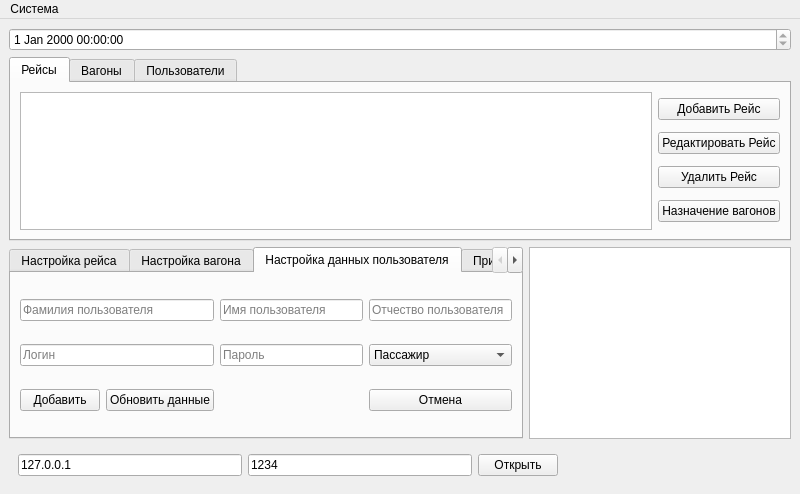
<?xml version="1.0" encoding="UTF-8"?>
<ui version="4.0">
 <class>Gui</class>
 <widget class="QMainWindow" name="Gui">
  <property name="geometry">
   <rect>
    <x>0</x>
    <y>0</y>
    <width>800</width>
    <height>494</height>
   </rect>
  </property>
  <property name="windowTitle">
   <string>Консоль сервера</string>
  </property>
  <property name="windowIcon">
   <iconset>
    <normalon>:/resourse/train.ico</normalon>
   </iconset>
  </property>
  <widget class="QWidget" name="centralwidget">
   <layout class="QGridLayout" name="gridLayout_3">
    <item row="0" column="0">
     <widget class="QDateTimeEdit" name="DateTime">
      <property name="readOnly">
       <bool>true</bool>
      </property>
      <property name="currentSection">
       <enum>QDateTimeEdit::DaySection</enum>
      </property>
     </widget>
    </item>
    <item row="1" column="0">
     <widget class="QTabWidget" name="tabWidget">
      <property name="currentIndex">
       <number>0</number>
      </property>
      <widget class="QWidget" name="Flights">
       <attribute name="title">
        <string>Рейсы</string>
       </attribute>
       <layout class="QGridLayout" name="gridLayout">
        <item row="0" column="0">
         <widget class="QTableView" name="Database_Flight">
          <property name="sizeAdjustPolicy">
           <enum>QAbstractScrollArea::AdjustToContents</enum>
          </property>
          <property name="editTriggers">
           <set>QAbstractItemView::AnyKeyPressed|QAbstractItemView::EditKeyPressed</set>
          </property>
          <property name="selectionMode">
           <enum>QAbstractItemView::SingleSelection</enum>
          </property>
          <property name="selectionBehavior">
           <enum>QAbstractItemView::SelectRows</enum>
          </property>
          <attribute name="horizontalHeaderCascadingSectionResizes">
           <bool>true</bool>
          </attribute>
          <attribute name="horizontalHeaderStretchLastSection">
           <bool>true</bool>
          </attribute>
          <attribute name="verticalHeaderVisible">
           <bool>false</bool>
          </attribute>
         </widget>
        </item>
        <item row="0" column="2">
         <layout class="QVBoxLayout" name="verticalLayout_2">
          <property name="leftMargin">
           <number>0</number>
          </property>
          <item>
           <widget class="QPushButton" name="AddFlight">
            <property name="text">
             <string>Добавить Рейс</string>
            </property>
           </widget>
          </item>
          <item>
           <widget class="QPushButton" name="EditFlight">
            <property name="text">
             <string>Редактировать Рейс</string>
            </property>
           </widget>
          </item>
          <item>
           <widget class="QPushButton" name="DeleteFlight">
            <property name="text">
             <string>Удалить Рейс</string>
            </property>
           </widget>
          </item>
          <item>
           <widget class="QPushButton" name="Connect">
            <property name="text">
             <string>Назначение вагонов</string>
            </property>
           </widget>
          </item>
         </layout>
        </item>
       </layout>
      </widget>
      <widget class="QWidget" name="Carriage">
       <attribute name="title">
        <string>Вагоны</string>
       </attribute>
       <layout class="QHBoxLayout" name="horizontalLayout_4">
        <item>
         <widget class="QTableView" name="Database_carriage">
          <property name="sizeAdjustPolicy">
           <enum>QAbstractScrollArea::AdjustToContents</enum>
          </property>
          <property name="editTriggers">
           <set>QAbstractItemView::AnyKeyPressed|QAbstractItemView::EditKeyPressed</set>
          </property>
          <property name="selectionMode">
           <enum>QAbstractItemView::SingleSelection</enum>
          </property>
          <property name="selectionBehavior">
           <enum>QAbstractItemView::SelectRows</enum>
          </property>
          <attribute name="horizontalHeaderCascadingSectionResizes">
           <bool>true</bool>
          </attribute>
          <attribute name="horizontalHeaderStretchLastSection">
           <bool>true</bool>
          </attribute>
          <attribute name="verticalHeaderVisible">
           <bool>false</bool>
          </attribute>
         </widget>
        </item>
        <item>
         <layout class="QVBoxLayout" name="verticalLayout_3">
          <item>
           <widget class="QPushButton" name="AddCarriage">
            <property name="text">
             <string>Добавить вагон</string>
            </property>
           </widget>
          </item>
          <item>
           <widget class="QPushButton" name="EditCarriage">
            <property name="text">
             <string>Редактировать вагон</string>
            </property>
           </widget>
          </item>
          <item>
           <widget class="QPushButton" name="DeleteCarriage">
            <property name="text">
             <string>Удалить вагон</string>
            </property>
           </widget>
          </item>
         </layout>
        </item>
       </layout>
      </widget>
      <widget class="QWidget" name="Users">
       <attribute name="title">
        <string>Пользователи</string>
       </attribute>
       <layout class="QHBoxLayout" name="horizontalLayout_5">
        <item>
         <widget class="QTableView" name="Database_Users">
          <property name="sizeAdjustPolicy">
           <enum>QAbstractScrollArea::AdjustToContents</enum>
          </property>
          <property name="editTriggers">
           <set>QAbstractItemView::AnyKeyPressed|QAbstractItemView::EditKeyPressed</set>
          </property>
          <property name="selectionMode">
           <enum>QAbstractItemView::SingleSelection</enum>
          </property>
          <property name="selectionBehavior">
           <enum>QAbstractItemView::SelectRows</enum>
          </property>
          <attribute name="horizontalHeaderCascadingSectionResizes">
           <bool>true</bool>
          </attribute>
          <attribute name="horizontalHeaderStretchLastSection">
           <bool>true</bool>
          </attribute>
         </widget>
        </item>
        <item>
         <layout class="QVBoxLayout" name="verticalLayout_4">
          <item>
           <widget class="QPushButton" name="AddUser">
            <property name="text">
             <string>Добавить пользователя</string>
            </property>
           </widget>
          </item>
          <item>
           <widget class="QPushButton" name="EditUser">
            <property name="text">
             <string>Редактировать пользователя</string>
            </property>
           </widget>
          </item>
          <item>
           <widget class="QPushButton" name="DeleteUser">
            <property name="text">
             <string>Удалить пользователя</string>
            </property>
           </widget>
          </item>
         </layout>
        </item>
       </layout>
      </widget>
     </widget>
    </item>
    <item row="3" column="0">
     <layout class="QHBoxLayout" name="horizontalLayout_2">
      <item>
       <widget class="QTabWidget" name="Settings">
        <property name="enabled">
         <bool>true</bool>
        </property>
        <property name="currentIndex">
         <number>2</number>
        </property>
        <widget class="QWidget" name="Flight_settings">
         <property name="enabled">
          <bool>true</bool>
         </property>
         <attribute name="title">
          <string>Настройка рейса</string>
         </attribute>
         <layout class="QGridLayout" name="gridLayout_2">
          <item row="1" column="1">
           <widget class="QLineEdit" name="Finish_flight">
            <property name="placeholderText">
             <string>Пункт назначения</string>
            </property>
           </widget>
          </item>
          <item row="4" column="0">
           <layout class="QHBoxLayout" name="horizontalLayout_8">
            <item>
             <widget class="QPushButton" name="add_filght">
              <property name="text">
               <string>Добавить</string>
              </property>
             </widget>
            </item>
            <item>
             <widget class="QPushButton" name="Update_flight">
              <property name="text">
               <string>Обновить данные</string>
              </property>
             </widget>
            </item>
           </layout>
          </item>
          <item row="0" column="4" rowspan="5">
           <layout class="QFormLayout" name="Day_of">
            <item row="0" column="1">
             <widget class="QCheckBox" name="Thirsday">
              <property name="text">
               <string>Вторник</string>
              </property>
             </widget>
            </item>
            <item row="1" column="0">
             <widget class="QCheckBox" name="Wensday">
              <property name="text">
               <string>Среда</string>
              </property>
             </widget>
            </item>
            <item row="2" column="0">
             <widget class="QCheckBox" name="Friday">
              <property name="text">
               <string>Пятница</string>
              </property>
             </widget>
            </item>
            <item row="2" column="1">
             <widget class="QCheckBox" name="Saturday">
              <property name="text">
               <string>Суббота</string>
              </property>
             </widget>
            </item>
            <item row="3" column="0">
             <widget class="QCheckBox" name="Sunday">
              <property name="text">
               <string>Воскресенье</string>
              </property>
             </widget>
            </item>
            <item row="0" column="0">
             <widget class="QCheckBox" name="Monday">
              <property name="text">
               <string>Понедельник</string>
              </property>
             </widget>
            </item>
            <item row="1" column="1">
             <widget class="QCheckBox" name="Thursday">
              <property name="text">
               <string>Четверг</string>
              </property>
             </widget>
            </item>
           </layout>
          </item>
          <item row="0" column="0">
           <widget class="QLineEdit" name="Number_flight">
            <property name="placeholderText">
             <string>Номер рейса</string>
            </property>
           </widget>
          </item>
          <item row="2" column="0">
           <widget class="QTimeEdit" name="Time_flight"/>
          </item>
          <item row="1" column="0">
           <widget class="QLineEdit" name="Start_flight">
            <property name="placeholderText">
             <string>Пункт отправления</string>
            </property>
           </widget>
          </item>
          <item row="4" column="1">
           <widget class="QPushButton" name="Cancel_flight">
            <property name="text">
             <string>Отмена</string>
            </property>
           </widget>
          </item>
         </layout>
        </widget>
        <widget class="QWidget" name="Carriage_settings">
         <property name="enabled">
          <bool>true</bool>
         </property>
         <attribute name="title">
          <string>Настройка вагона</string>
         </attribute>
         <layout class="QGridLayout" name="gridLayout_5">
          <property name="sizeConstraint">
           <enum>QLayout::SetNoConstraint</enum>
          </property>
          <item row="0" column="0">
           <widget class="QLineEdit" name="Number_carriage">
            <property name="placeholderText">
             <string>Номер вагона</string>
            </property>
           </widget>
          </item>
          <item row="0" column="1">
           <widget class="QComboBox" name="Type_carriage">
            <item>
             <property name="text">
              <string>Плацкарт</string>
             </property>
            </item>
            <item>
             <property name="text">
              <string>Купе</string>
             </property>
            </item>
            <item>
             <property name="text">
              <string>Бизнес</string>
             </property>
            </item>
            <item>
             <property name="text">
              <string>Ресторан</string>
             </property>
            </item>
           </widget>
          </item>
          <item row="1" column="0">
           <widget class="QLineEdit" name="Place_carriage">
            <property name="sizeIncrement">
             <size>
              <width>46</width>
              <height>0</height>
             </size>
            </property>
            <property name="placeholderText">
             <string>Количество мест</string>
            </property>
           </widget>
          </item>
          <item row="1" column="1">
           <widget class="QLineEdit" name="Value">
            <property name="placeholderText">
             <string>Стоимость поездки</string>
            </property>
           </widget>
          </item>
          <item row="2" column="1">
           <widget class="QPushButton" name="Cancel_carriage">
            <property name="text">
             <string>Отмена</string>
            </property>
           </widget>
          </item>
          <item row="2" column="0">
           <layout class="QHBoxLayout" name="horizontalLayout_6">
            <item>
             <widget class="QPushButton" name="Add_carriage">
              <property name="text">
               <string>Добавить</string>
              </property>
             </widget>
            </item>
            <item>
             <widget class="QPushButton" name="Update_carriage">
              <property name="text">
               <string>Обновить данные</string>
              </property>
             </widget>
            </item>
           </layout>
          </item>
         </layout>
        </widget>
        <widget class="QWidget" name="User_settings">
         <property name="enabled">
          <bool>true</bool>
         </property>
         <attribute name="title">
          <string>Настройка данных пользователя</string>
         </attribute>
         <layout class="QGridLayout" name="gridLayout_4">
          <item row="1" column="2">
           <widget class="QComboBox" name="Role_user">
            <item>
             <property name="text">
              <string>Пассажир</string>
             </property>
            </item>
            <item>
             <property name="text">
              <string>Кассир</string>
             </property>
            </item>
            <item>
             <property name="text">
              <string>Админ</string>
             </property>
            </item>
           </widget>
          </item>
          <item row="1" column="1">
           <widget class="QLineEdit" name="Password_user">
            <property name="placeholderText">
             <string>Пароль</string>
            </property>
           </widget>
          </item>
          <item row="0" column="1">
           <widget class="QLineEdit" name="Name">
            <property name="placeholderText">
             <string>Имя пользователя</string>
            </property>
           </widget>
          </item>
          <item row="0" column="2">
           <widget class="QLineEdit" name="Last_name">
            <property name="placeholderText">
             <string>Отчество пользователя</string>
            </property>
           </widget>
          </item>
          <item row="2" column="2">
           <widget class="QPushButton" name="Cancel_user">
            <property name="text">
             <string>Отмена</string>
            </property>
           </widget>
          </item>
          <item row="0" column="0">
           <widget class="QLineEdit" name="First_name">
            <property name="placeholderText">
             <string>Фамилия пользователя</string>
            </property>
           </widget>
          </item>
          <item row="1" column="0">
           <widget class="QLineEdit" name="Login_user">
            <property name="placeholderText">
             <string>Логин</string>
            </property>
           </widget>
          </item>
          <item row="2" column="0">
           <layout class="QHBoxLayout" name="horizontalLayout_7">
            <item>
             <widget class="QPushButton" name="Add_User">
              <property name="text">
               <string>Добавить</string>
              </property>
             </widget>
            </item>
            <item>
             <widget class="QPushButton" name="Update_user">
              <property name="text">
               <string>Обновить данные</string>
              </property>
             </widget>
            </item>
           </layout>
          </item>
         </layout>
        </widget>
        <widget class="QWidget" name="Carriage_toFlight_settings">
         <attribute name="title">
          <string>Присоединение вагонов</string>
         </attribute>
         <layout class="QGridLayout" name="gridLayout_6">
          <item row="2" column="2">
           <widget class="QTableView" name="Carriage_no_Flight">
            <property name="sizeAdjustPolicy">
             <enum>QAbstractScrollArea::AdjustToContents</enum>
            </property>
            <property name="editTriggers">
             <set>QAbstractItemView::AnyKeyPressed|QAbstractItemView::EditKeyPressed</set>
            </property>
            <property name="selectionMode">
             <enum>QAbstractItemView::SingleSelection</enum>
            </property>
            <property name="selectionBehavior">
             <enum>QAbstractItemView::SelectRows</enum>
            </property>
            <attribute name="horizontalHeaderCascadingSectionResizes">
             <bool>true</bool>
            </attribute>
            <attribute name="horizontalHeaderStretchLastSection">
             <bool>true</bool>
            </attribute>
            <attribute name="verticalHeaderVisible">
             <bool>false</bool>
            </attribute>
           </widget>
          </item>
          <item row="3" column="2">
           <widget class="QPushButton" name="Close">
            <property name="text">
             <string>Закончить</string>
            </property>
           </widget>
          </item>
          <item row="2" column="0">
           <widget class="QTableView" name="Carriage_on_Flight">
            <property name="sizeAdjustPolicy">
             <enum>QAbstractScrollArea::AdjustToContents</enum>
            </property>
            <property name="editTriggers">
             <set>QAbstractItemView::AnyKeyPressed|QAbstractItemView::EditKeyPressed</set>
            </property>
            <property name="selectionMode">
             <enum>QAbstractItemView::SingleSelection</enum>
            </property>
            <property name="selectionBehavior">
             <enum>QAbstractItemView::SelectRows</enum>
            </property>
            <attribute name="horizontalHeaderCascadingSectionResizes">
             <bool>true</bool>
            </attribute>
            <attribute name="horizontalHeaderStretchLastSection">
             <bool>true</bool>
            </attribute>
            <attribute name="verticalHeaderVisible">
             <bool>false</bool>
            </attribute>
           </widget>
          </item>
          <item row="2" column="1">
           <layout class="QVBoxLayout" name="verticalLayout">
            <item>
             <widget class="QPushButton" name="add">
              <property name="text">
               <string>&lt;&lt;</string>
              </property>
             </widget>
            </item>
            <item>
             <widget class="QPushButton" name="remove">
              <property name="text">
               <string>&gt;&gt;</string>
              </property>
             </widget>
            </item>
           </layout>
          </item>
          <item row="0" column="0">
           <layout class="QHBoxLayout" name="horizontalLayout_3">
            <item>
             <widget class="QComboBox" name="Days"/>
            </item>
            <item>
             <widget class="QDateEdit" name="Date_of_Flight">
              <property name="frame">
               <bool>false</bool>
              </property>
              <property name="readOnly">
               <bool>true</bool>
              </property>
              <property name="keyboardTracking">
               <bool>false</bool>
              </property>
             </widget>
            </item>
           </layout>
          </item>
         </layout>
        </widget>
       </widget>
      </item>
      <item>
       <widget class="QListWidget" name="lwLog"/>
      </item>
     </layout>
    </item>
    <item row="4" column="0">
     <widget class="QWidget" name="widget" native="true">
      <layout class="QHBoxLayout" name="horizontalLayout">
       <item>
        <widget class="QLineEdit" name="Host">
         <property name="text">
          <string>127.0.0.1</string>
         </property>
        </widget>
       </item>
       <item>
        <widget class="QLineEdit" name="Port">
         <property name="text">
          <string>1234</string>
         </property>
        </widget>
       </item>
       <item>
        <widget class="QPushButton" name="button_StartStop">
         <property name="text">
          <string>Открыть</string>
         </property>
         <property name="checkable">
          <bool>true</bool>
         </property>
        </widget>
       </item>
       <item>
        <spacer name="horizontalSpacer">
         <property name="orientation">
          <enum>Qt::Horizontal</enum>
         </property>
         <property name="sizeHint" stdset="0">
          <size>
           <width>40</width>
           <height>20</height>
          </size>
         </property>
        </spacer>
       </item>
      </layout>
     </widget>
    </item>
   </layout>
  </widget>
  <widget class="QMenuBar" name="menuBar">
   <property name="geometry">
    <rect>
     <x>0</x>
     <y>0</y>
     <width>800</width>
     <height>21</height>
    </rect>
   </property>
   <widget class="QMenu" name="menu">
    <property name="title">
     <string>Система</string>
    </property>
    <addaction name="Database_Connect"/>
    <addaction name="Logout"/>
    <addaction name="Exit"/>
   </widget>
   <addaction name="menu"/>
  </widget>
  <action name="Database_Connect">
   <property name="text">
    <string>Подключение к базе данных</string>
   </property>
  </action>
  <action name="Logout">
   <property name="icon">
    <iconset>
     <normalon>:/resourse/exit_for_user.png</normalon>
    </iconset>
   </property>
   <property name="text">
    <string>Выйти из системы</string>
   </property>
  </action>
  <action name="Exit">
   <property name="icon">
    <iconset>
     <normalon>:/resourse/exit_from_program.png</normalon>
    </iconset>
   </property>
   <property name="text">
    <string>Выход</string>
   </property>
  </action>
 </widget>
 <resources/>
 <connections/>
</ui>
